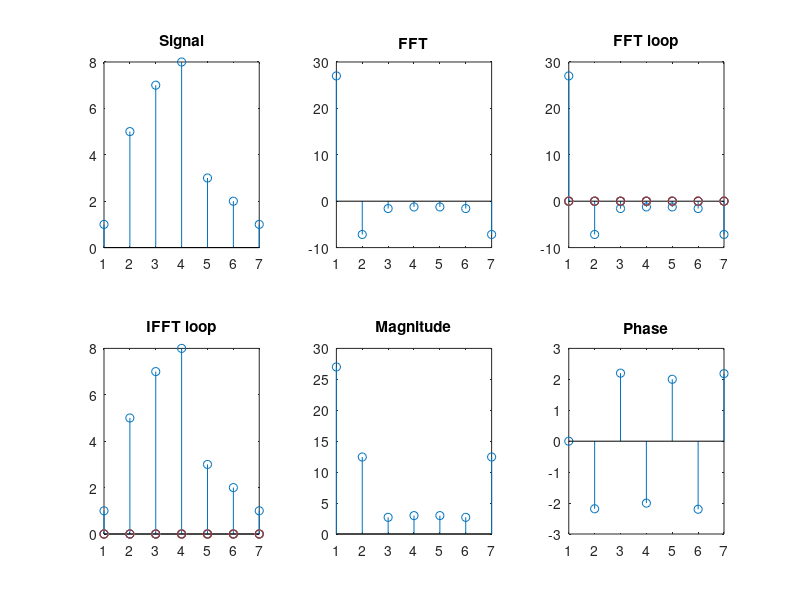

This figure's MATLAB source:
% % Write a matlab program to find 8 point DFT,its magnitude and phase.
% % Also find its inverse DFT
% 
% n = 0:7; % time variable
% x1n = [0 1 1 1 1 1 0 0]; % our 8-point signal
% X1k = fft(x1n); % compute the DFT
% X1kmag = abs(X1k); % magnitude of the DFT
% X1karg = angle(X1k); % phase of the DFT
% % plot the signal
% figure(1);
% stem(n,x1n);
% axis([0 7 0 1.5]);
% title("Original Signal");
% xlabel("n");
% ylabel("x_1[n]");
% % plot DFT magnitude and phase as functions of k
% k = 0:7; % frequency index
% figure(2);
% stem(k,X1kmag); ylim([0 6]);
% 
% title("DFT Magnitude");
% xlabel("k");
% ylabel("|X_1[k]|");
% figure(3);
% stem(k,X1karg);
% title("DFT Phase");
% xlabel("k");
% ylabel("arg(X_1[k])");
% % plot DFT magnitude as a function of Matlab index
% Matlab_idx = [1:8]; % Matlab index
% figure(4);
% stem(Matlab_idx,X1kmag); ylim([0 6]);
% title("DFT Magnitude");
% xlabel("Matlab index");
% ylabel("|X_1[index]|");
% % plot DFT magnitude as a function of discrete frequency
% % (radians per sample)
% w = [0:2*pi/8:7*2*pi/8]; % discrete frequency
% figure(5);
% stem(w,X1kmag); ylim([0 6]);
% title("DFT Magnitude"); ylim([0 6]);
% xlabel("discrete radian frequency \omega");
% ylabel("|X_1[\omega]|");
% % Compute and plot the IDFT
% x2n = ifft(X1k);
% figure(6);
% stem(n,x2n);
% axis([0 7 0 1.5]);
% title("IDFT");
% xlabel("n");
% ylabel("IDFT");



x = [1 5 7 8 3 2 1];
out = zeros(length(x));
out1 = zeros(length(x));
n = length(x);
for i=1:n
    for k=1:n
        out(i) = out(i) + x(k).*exp(-1j.*2.*pi.*(k-1).*(i-1)./n);
    end
end
y = fft(x);
for i=1:n
    for k=1:n
        out1(i) = out1(i) + out(k).*exp(1j.*2.*pi.*(k-1).*(i-1)./n)/n;
    end
end
magnitude = abs(y);
phase = angle(y);
subplot(2,3,1)
stem(x)
title("Signal")
subplot(2,3,2)
stem(y)
title("FFT")
subplot(2,3,3)
stem(out)
title("FFT loop")
subplot(2,3,4)
stem(out1)
title("IFFT loop")
subplot(2,3,5)
stem(magnitude)
title("Magnitude")
subplot(2,3,6)
stem(phase)
title("Phase")